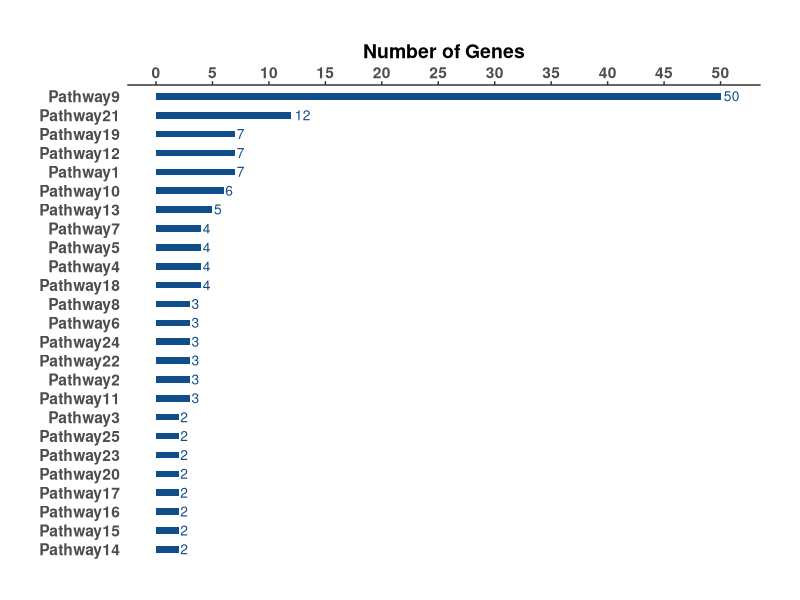
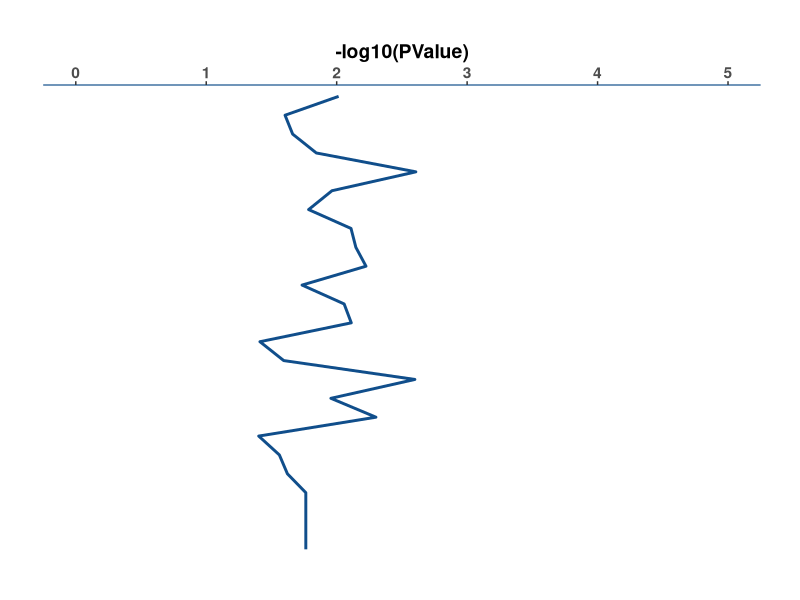

These figures' R source, in order: (Note: this script raises an error after producing the figures.)
library(ggplot2)
library(tidyverse)

options(stringsAsFactors = F)

datafr <- read.table("test_data.txt",sep='\t',header=T)
names(datafr)[2] <- "Number of Genes"


datafr <- datafr%>% 
  mutate(Term = as.factor(Term) %>% fct_reorder(`Number of Genes`),
         `log10(PValue)`=-log10(datafr$P.value))


gene_plot <- datafr%>% ggplot(aes(x = `Number of Genes`, y = Term)) +
  geom_col(fill = "dodgerblue4", width = 0.35) + 
  geom_text(
    aes(label = `Number of Genes`, hjust = -0.2), 
    col = "dodgerblue4", size = 3.5
  ) + 
  scale_x_continuous(breaks = seq(0, 51,5),
                     limits = c(0, 51),
                     position = "top") + 
  labs(
    x = "Number of Genes"
  ) + 
  theme(
    panel.background = element_blank(), 
    plot.margin = margin(1,1,1,1,"cm"),
    plot.title = element_text(hjust=0.5,vjust=5), 
    axis.ticks.y = element_blank(), 
    axis.title.y = element_blank(),
    #axis.text.y=element_text(margin=margin(0,-40,0,0)),
    axis.line.x = element_line(size = 0.4),
    text = element_text(face = "bold", size = 14)
  )





p_value_plot <- datafr%>% 
  #mutate(group=1)%>%
  ggplot(aes(x = `log10(PValue)`, y = Term))+ 
      geom_line(group=1,color="dodgerblue4",size=1)+
     scale_x_continuous(position = "top",breaks = seq(0, 5, 1),
                        limits = c(0, 5)) + 
     labs(
         x = "-log10(PValue)", 
         y = "Genes in Pathway"
       ) + 
     theme(
         axis.line.x = element_line(size = 0.4,color="dodgerblue4"), 
         plot.margin = margin(1,1,1,1,"cm"),
         axis.ticks.y = element_blank(),
         axis.text.y = element_blank(),
         axis.title.y = element_blank(),
         panel.background = element_blank(),
         text = element_text(face = "bold", size = 14)
       )

png("./figure/two_seperate_graphs_pathway.png",width = 16, height = 12, units = 'in', res = 300)
final_plot <- grid.arrange(
  gene_plot, p_value_plot, nrow = 1, 
  top = textGrob("The Pathway Graph", gp = gpar(fontsize = 20)))
dev.off()


